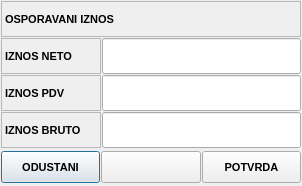
<?xml version="1.0" encoding="UTF-8"?>
<ui version="4.0">
 <class>FrmPrigovorOsporavaniIznos</class>
 <widget class="QDialog" name="FrmPrigovorOsporavaniIznos">
  <property name="geometry">
   <rect>
    <x>0</x>
    <y>0</y>
    <width>302</width>
    <height>186</height>
   </rect>
  </property>
  <property name="font">
   <font>
    <pointsize>8</pointsize>
   </font>
  </property>
  <property name="windowTitle">
   <string>Prigovor - Osporavani Iznos</string>
  </property>
  <property name="windowIcon">
   <iconset resource="../../../resources/DonatForm.qrc">
    <normaloff>:/InDonat/Forms/images/App.ico</normaloff>:/InDonat/Forms/images/App.ico</iconset>
  </property>
  <property name="locale">
   <locale language="Croatian" country="Croatia"/>
  </property>
  <layout class="QVBoxLayout" name="verticalLayout">
   <property name="spacing">
    <number>1</number>
   </property>
   <property name="leftMargin">
    <number>1</number>
   </property>
   <property name="topMargin">
    <number>1</number>
   </property>
   <property name="rightMargin">
    <number>1</number>
   </property>
   <property name="bottomMargin">
    <number>1</number>
   </property>
   <item>
    <widget class="QFrame" name="frame">
     <property name="frameShape">
      <enum>QFrame::NoFrame</enum>
     </property>
     <property name="frameShadow">
      <enum>QFrame::Raised</enum>
     </property>
     <layout class="QHBoxLayout" name="horizontalLayout_2">
      <property name="spacing">
       <number>1</number>
      </property>
      <property name="leftMargin">
       <number>0</number>
      </property>
      <property name="topMargin">
       <number>0</number>
      </property>
      <property name="rightMargin">
       <number>0</number>
      </property>
      <property name="bottomMargin">
       <number>0</number>
      </property>
      <item>
       <widget class="QLabel" name="lblDokumentTitle">
        <property name="sizePolicy">
         <sizepolicy hsizetype="Preferred" vsizetype="Preferred">
          <horstretch>0</horstretch>
          <verstretch>0</verstretch>
         </sizepolicy>
        </property>
        <property name="minimumSize">
         <size>
          <width>125</width>
          <height>32</height>
         </size>
        </property>
        <property name="font">
         <font>
          <weight>75</weight>
          <bold>true</bold>
         </font>
        </property>
        <property name="toolTip">
         <string>Poziv Na Broj</string>
        </property>
        <property name="frameShape">
         <enum>QFrame::StyledPanel</enum>
        </property>
        <property name="text">
         <string>OSPORAVANI IZNOS</string>
        </property>
       </widget>
      </item>
     </layout>
    </widget>
   </item>
   <item>
    <widget class="QFrame" name="frame_2">
     <property name="frameShape">
      <enum>QFrame::NoFrame</enum>
     </property>
     <property name="frameShadow">
      <enum>QFrame::Raised</enum>
     </property>
     <layout class="QHBoxLayout" name="horizontalLayout_3">
      <property name="spacing">
       <number>1</number>
      </property>
      <property name="leftMargin">
       <number>0</number>
      </property>
      <property name="topMargin">
       <number>0</number>
      </property>
      <property name="rightMargin">
       <number>0</number>
      </property>
      <property name="bottomMargin">
       <number>0</number>
      </property>
      <item>
       <widget class="QLabel" name="lblBrojSpisa">
        <property name="sizePolicy">
         <sizepolicy hsizetype="Maximum" vsizetype="Preferred">
          <horstretch>0</horstretch>
          <verstretch>0</verstretch>
         </sizepolicy>
        </property>
        <property name="minimumSize">
         <size>
          <width>100</width>
          <height>32</height>
         </size>
        </property>
        <property name="font">
         <font>
          <weight>75</weight>
          <bold>true</bold>
         </font>
        </property>
        <property name="toolTip">
         <string>Poziv Na Broj</string>
        </property>
        <property name="frameShape">
         <enum>QFrame::StyledPanel</enum>
        </property>
        <property name="text">
         <string>IZNOS NETO</string>
        </property>
       </widget>
      </item>
      <item>
       <widget class="QLineEdit" name="txtNeto">
        <property name="sizePolicy">
         <sizepolicy hsizetype="Expanding" vsizetype="Preferred">
          <horstretch>0</horstretch>
          <verstretch>0</verstretch>
         </sizepolicy>
        </property>
       </widget>
      </item>
     </layout>
    </widget>
   </item>
   <item>
    <widget class="QFrame" name="frame_3">
     <property name="frameShape">
      <enum>QFrame::NoFrame</enum>
     </property>
     <property name="frameShadow">
      <enum>QFrame::Raised</enum>
     </property>
     <layout class="QHBoxLayout" name="horizontalLayout_4">
      <property name="spacing">
       <number>1</number>
      </property>
      <property name="leftMargin">
       <number>0</number>
      </property>
      <property name="topMargin">
       <number>0</number>
      </property>
      <property name="rightMargin">
       <number>0</number>
      </property>
      <property name="bottomMargin">
       <number>0</number>
      </property>
      <item>
       <widget class="QLabel" name="lblBrojJopa">
        <property name="sizePolicy">
         <sizepolicy hsizetype="Maximum" vsizetype="Preferred">
          <horstretch>0</horstretch>
          <verstretch>0</verstretch>
         </sizepolicy>
        </property>
        <property name="minimumSize">
         <size>
          <width>100</width>
          <height>32</height>
         </size>
        </property>
        <property name="font">
         <font>
          <weight>75</weight>
          <bold>true</bold>
         </font>
        </property>
        <property name="toolTip">
         <string>Poziv Na Broj</string>
        </property>
        <property name="frameShape">
         <enum>QFrame::StyledPanel</enum>
        </property>
        <property name="text">
         <string>IZNOS PDV</string>
        </property>
       </widget>
      </item>
      <item>
       <widget class="QLineEdit" name="txtPdv">
        <property name="sizePolicy">
         <sizepolicy hsizetype="Expanding" vsizetype="Preferred">
          <horstretch>0</horstretch>
          <verstretch>0</verstretch>
         </sizepolicy>
        </property>
       </widget>
      </item>
     </layout>
    </widget>
   </item>
   <item>
    <widget class="QFrame" name="frame_4">
     <property name="frameShape">
      <enum>QFrame::NoFrame</enum>
     </property>
     <property name="frameShadow">
      <enum>QFrame::Raised</enum>
     </property>
     <layout class="QHBoxLayout" name="horizontalLayout_5">
      <property name="spacing">
       <number>1</number>
      </property>
      <property name="leftMargin">
       <number>0</number>
      </property>
      <property name="topMargin">
       <number>0</number>
      </property>
      <property name="rightMargin">
       <number>0</number>
      </property>
      <property name="bottomMargin">
       <number>0</number>
      </property>
      <item>
       <widget class="QLabel" name="lblDatumTitle">
        <property name="sizePolicy">
         <sizepolicy hsizetype="Maximum" vsizetype="Preferred">
          <horstretch>0</horstretch>
          <verstretch>0</verstretch>
         </sizepolicy>
        </property>
        <property name="minimumSize">
         <size>
          <width>100</width>
          <height>32</height>
         </size>
        </property>
        <property name="font">
         <font>
          <weight>75</weight>
          <bold>true</bold>
         </font>
        </property>
        <property name="toolTip">
         <string>Poziv Na Broj</string>
        </property>
        <property name="frameShape">
         <enum>QFrame::StyledPanel</enum>
        </property>
        <property name="text">
         <string>IZNOS BRUTO</string>
        </property>
       </widget>
      </item>
      <item>
       <widget class="QLineEdit" name="txtBruto">
        <property name="sizePolicy">
         <sizepolicy hsizetype="Expanding" vsizetype="Preferred">
          <horstretch>0</horstretch>
          <verstretch>0</verstretch>
         </sizepolicy>
        </property>
        <property name="minimumSize">
         <size>
          <width>0</width>
          <height>0</height>
         </size>
        </property>
       </widget>
      </item>
     </layout>
    </widget>
   </item>
   <item>
    <widget class="QFrame" name="frame_5">
     <property name="frameShape">
      <enum>QFrame::NoFrame</enum>
     </property>
     <property name="frameShadow">
      <enum>QFrame::Raised</enum>
     </property>
     <layout class="QHBoxLayout" name="horizontalLayout">
      <property name="spacing">
       <number>1</number>
      </property>
      <property name="leftMargin">
       <number>0</number>
      </property>
      <property name="topMargin">
       <number>0</number>
      </property>
      <property name="rightMargin">
       <number>0</number>
      </property>
      <property name="bottomMargin">
       <number>0</number>
      </property>
      <item>
       <widget class="QPushButton" name="btnOdustani">
        <property name="minimumSize">
         <size>
          <width>0</width>
          <height>32</height>
         </size>
        </property>
        <property name="font">
         <font>
          <weight>75</weight>
          <bold>true</bold>
         </font>
        </property>
        <property name="cursor">
         <cursorShape>PointingHandCursor</cursorShape>
        </property>
        <property name="text">
         <string>ODUSTANI</string>
        </property>
        <property name="icon">
         <iconset resource="../../../resources/DonatForm.qrc">
          <normaloff>:/InDonat/Forms/images/CLOSE.GIF</normaloff>:/InDonat/Forms/images/CLOSE.GIF</iconset>
        </property>
       </widget>
      </item>
      <item>
       <widget class="QPushButton" name="pushButton_2">
        <property name="minimumSize">
         <size>
          <width>0</width>
          <height>32</height>
         </size>
        </property>
        <property name="font">
         <font>
          <weight>75</weight>
          <bold>true</bold>
         </font>
        </property>
        <property name="cursor">
         <cursorShape>PointingHandCursor</cursorShape>
        </property>
       </widget>
      </item>
      <item>
       <widget class="QPushButton" name="btnPotvrda">
        <property name="minimumSize">
         <size>
          <width>0</width>
          <height>32</height>
         </size>
        </property>
        <property name="font">
         <font>
          <weight>75</weight>
          <bold>true</bold>
         </font>
        </property>
        <property name="cursor">
         <cursorShape>PointingHandCursor</cursorShape>
        </property>
        <property name="text">
         <string>POTVRDA</string>
        </property>
        <property name="icon">
         <iconset resource="../../../resources/DonatForm.qrc">
          <normaloff>:/InDonat/Forms/images/OK.gif</normaloff>:/InDonat/Forms/images/OK.gif</iconset>
        </property>
       </widget>
      </item>
     </layout>
    </widget>
   </item>
  </layout>
 </widget>
 <resources>
  <include location="../../../resources/DonatForm.qrc"/>
 </resources>
 <connections>
  <connection>
   <sender>btnOdustani</sender>
   <signal>clicked()</signal>
   <receiver>FrmPrigovorOsporavaniIznos</receiver>
   <slot>close()</slot>
   <hints>
    <hint type="sourcelabel">
     <x>50</x>
     <y>166</y>
    </hint>
    <hint type="destinationlabel">
     <x>150</x>
     <y>92</y>
    </hint>
   </hints>
  </connection>
 </connections>
</ui>
